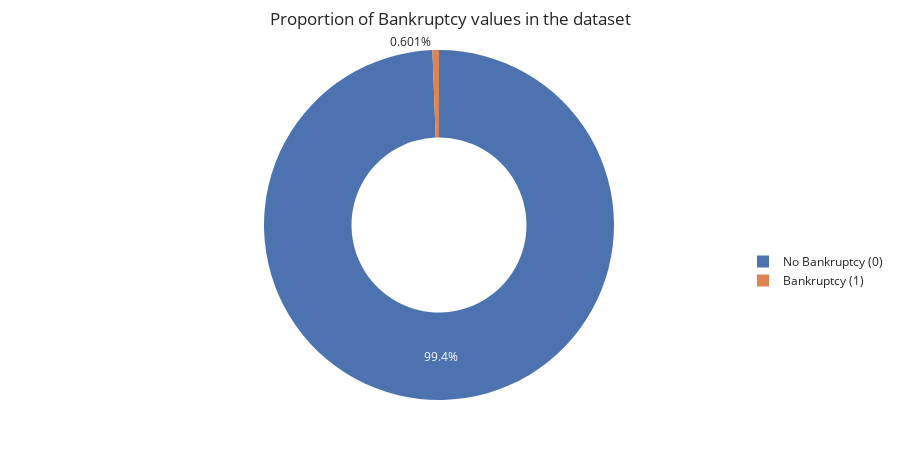

The notebook cell this image was saved under:
### Markdown cell above
- A graphic is used to better picture the imbalance of the data. Pie chart is used as this chart is good for visualizing proportions.

### Code cell
proportions = [bankruptcy_df['BK'].eq(0).sum(), bankruptcy_df['BK'].eq(1).sum()]
tags = ['No Bankruptcy (0)', 'Bankruptcy (1)']

figpie = go.Figure(
    data=go.Pie(labels=tags, 
    values=proportions, hole=0.5)
)

figpie.update_layout(
    title='Proportion of Bankruptcy values in the dataset',
    height=450,
    width=900,
    margin=dict(l=50, r=50, t=50, b=50),
    template='seaborn',
    legend=dict(orientation='v', y=0.3, xanchor='left', x=1.0)
)

figpie.show()

### Figure 1 — Plotly figure (JSON) as saved in the notebook; plotly's stock layout.template omitted (floating-point values rounded to 4 significant figures)
{"data": [{"hole": 0.5, "labels": ["No Bankruptcy (0)", "Bankruptcy (1)"], "type": "pie", "values": [92314, 558]}], "layout": {"height": 450, "legend": {"orientation": "v", "x": 1, "xanchor": "left", "y": 0.3}, "margin": {"b": 50, "l": 50, "r": 50, "t": 50}, "title": {"text": "Proportion of Bankruptcy values in the dataset"}, "width": 900}}
